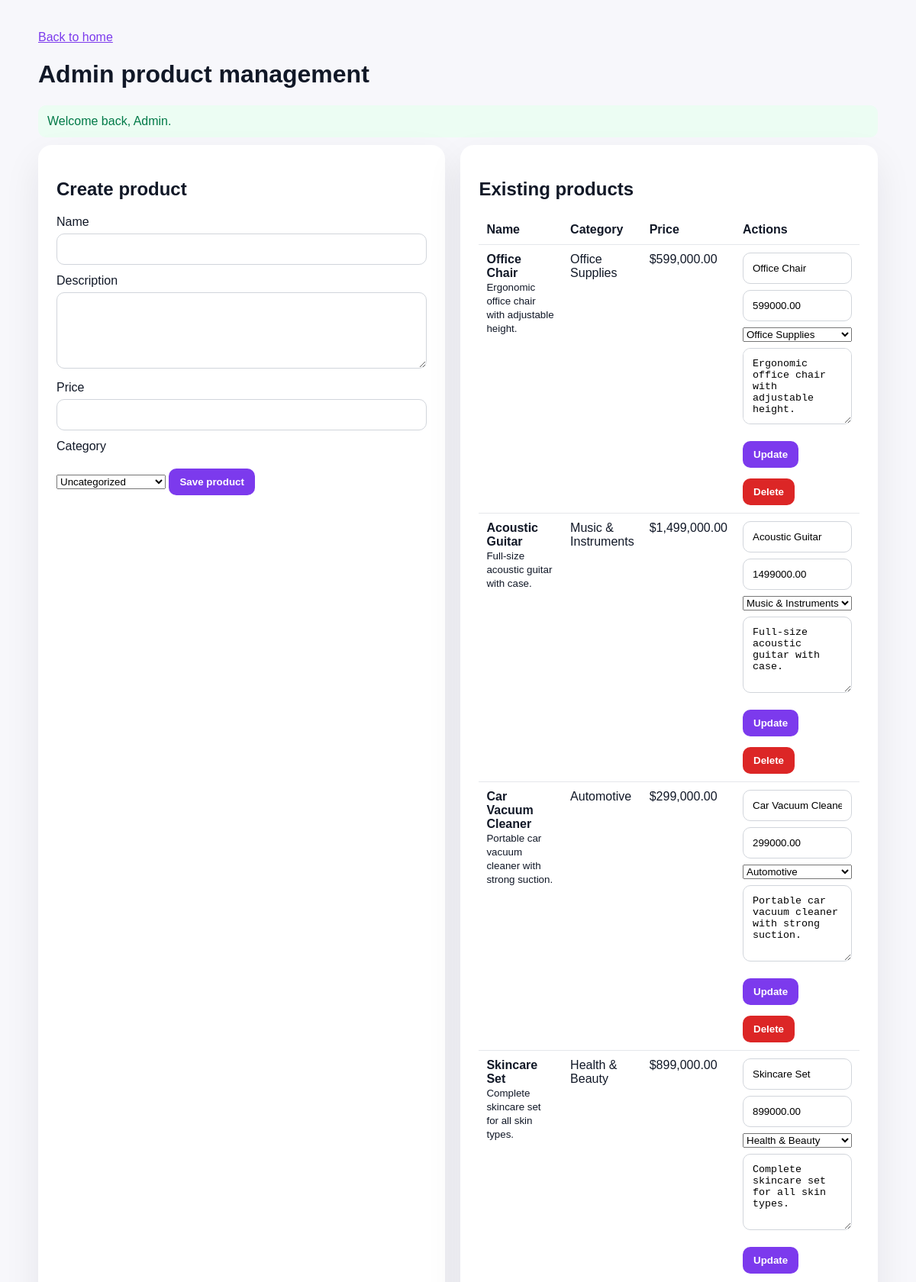
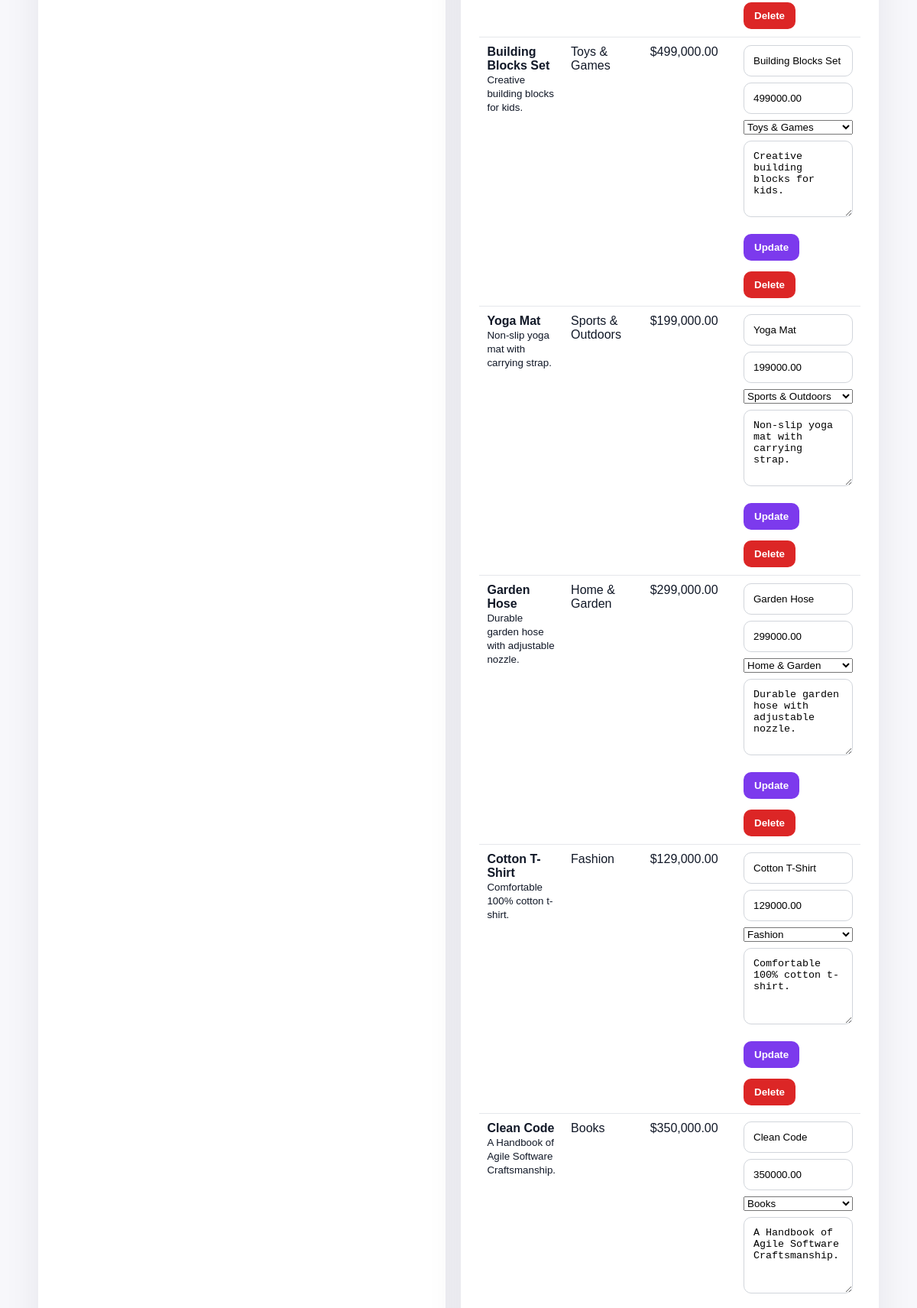
/admin/products.php (signed in, upper part), run on the app's committed database (2 pictures, top to bottom).
### tables this page shows
CREATE TABLE IF NOT EXISTS products (
    id INT UNSIGNED AUTO_INCREMENT PRIMARY KEY,
    category_id INT UNSIGNED NULL,
    name VARCHAR(180) NOT NULL,
    description TEXT NULL,
    price DECIMAL(10,2) NOT NULL DEFAULT 0.00,
    created_at DATETIME NOT NULL,
    updated_at DATETIME NULL DEFAULT NULL,
    CONSTRAINT fk_products_category FOREIGN KEY (category_id) REFERENCES categories(id) ON DELETE SET NULL
);

CREATE TABLE IF NOT EXISTS categories (
    id INT UNSIGNED AUTO_INCREMENT PRIMARY KEY,
    name VARCHAR(120) NOT NULL,
    slug VARCHAR(150) NOT NULL UNIQUE,
    created_at DATETIME NOT NULL,
    updated_at DATETIME NULL DEFAULT NULL
);

### includes/helpers.php (called while the page is built, shortened)
<?php
function e(string $value): string
{
    return htmlspecialchars($value, ENT_QUOTES, 'UTF-8');
}
function url(string $path = ''): string
{
    return rtrim(BASE_URL, '/') . '/' . ltrim($path, '/');
}
function flash(string $key, ?string $message = null): ?string
{
    if ($message === null) {
        if (!isset($_SESSION['flash'][$key])) {
            return null;
        }
        $value = $_SESSION['flash'][$key];
        return $value;
    }
    return null;
}

### config/database.php (called while the page is built, shortened)
<?php
function db(): PDO
{
    static $pdo = null;
    if ($pdo instanceof PDO) {
        return $pdo;
    }
    $dsn = sprintf('mysql:host=%s;dbname=%s;charset=%s', DB_HOST, DB_NAME, DB_CHARSET);
    $pdo = new PDO($dsn, DB_USER, DB_PASS, [
        PDO::ATTR_ERRMODE => PDO::ERRMODE_EXCEPTION,
        PDO::ATTR_DEFAULT_FETCH_MODE => PDO::FETCH_ASSOC,
        PDO::ATTR_EMULATE_PREPARES => false,
    ]);
    return $pdo;
}

### admin/products.php (the view, shortened to what this page needs)
<?php
$categories = db()->query('SELECT id, name FROM categories ORDER BY name ASC')->fetchAll();
$products = db()->query('SELECT p.id, p.name, p.description, p.price, p.category_id, c.name AS category_name FROM products p LEFT JOIN categories c ON c.id = p.category_id ORDER BY p.id DESC')->fetchAll();
$success = flash('success');
?>
<!doctype html>
<html lang="en">
<head>
</head>
<body>
<div class="wrap">
    <p><a href="<?= e(url('index.php')) ?>">Back to home</a></p>
    <h1>Admin product management</h1>
    <?php if ($success !== null): ?><div class="alert success"><?= e($success) ?></div><?php endif; ?>
    <div class="grid">
        <section class="panel">
            <h2>Create product</h2>
            <form method="post">
                <label for="create_name">Name</label>
                <input id="create_name" name="name" type="text" required>
                <label for="create_description">Description</label>
                <textarea id="create_description" name="description"></textarea>
                <label for="create_price">Price</label>
                <input id="create_price" name="price" type="number" step="0.01" min="0.01" required>
                <label for="create_category">Category</label>
                <select id="create_category" name="category_id">
                    <option value="">Uncategorized</option>
                </select>
                <button type="submit">Save product</button>
            </form>
        </section>
        <section class="panel">
            <h2>Existing products</h2>
            <table class="table">
                <thead>
                    <tr>
                        <th>Name</th>
                        <th>Category</th>
                        <th>Price</th>
                        <th>Actions</th>
                    </tr>
                </thead>
                <tbody>
                <?php foreach ($products as $product): ?>
                    <tr>
                        <td>
                            <strong><?= e($product['name']) ?></strong><br>
                            <small><?= e($product['description'] ?? '') ?></small>
                        </td>
                        <td><?= e($product['category_name'] ?? 'Uncategorized') ?></td>
                        <td>$<?= e(number_format((float) $product['price'], 2)) ?></td>
                        <td>
                            <form method="post" class="row-actions">
                                <input type="text" name="name" value="<?= e($product['name']) ?>" required>
                                <input type="number" name="price" step="0.01" min="0.01" value="<?= e((string) $product['price']) ?>" required>
                                <select name="category_id">
                                    <?php foreach ($categories as $category): ?>
                                        <option value="<?= e((string) $category['id']) ?>" <?= (int) ($product['category_id'] ?? 0) === (int) $category['id'] ? 'selected' : '' ?>><?= e($category['name']) ?></option>
                                    <?php endforeach; ?>
                                </select>
                                <textarea name="description" placeholder="description"><?= e($product['description'] ?? '') ?></textarea>
                                <button type="submit">Update</button>
                            </form>
                            <form method="post" onsubmit="return confirm('Delete this product?');">
                                <button type="submit" class="danger">Delete</button>
                            </form>
                        </td>
                    </tr>
                <?php endforeach; ?>
                </tbody>
            </table>
        </section>
    </div>
</div>
</body>
</html>

### admin/products.php (style rules this page uses)
body { font-family: Arial, sans-serif; margin: 0; background: #f7f7fb; color: #111827; }
.wrap { max-width: 1100px; margin: 0 auto; padding: 24px; }
.panel { background: #fff; border-radius: 18px; padding: 24px; box-shadow: 0 20px 48px rgba(15, 23, 42, .08); margin-bottom: 20px; }
label { display: block; margin: 12px 0 6px; }
input, textarea { width: 100%; padding: 12px; border: 1px solid #d1d5db; border-radius: 10px; box-sizing: border-box; }
textarea { min-height: 100px; }
button { margin-top: 14px; padding: 10px 14px; border: 0; border-radius: 10px; background: #7c3aed; color: #fff; font-weight: 700; cursor: pointer; }
.grid { display: grid; grid-template-columns: 1fr 1fr; gap: 20px; }
.table { width: 100%; border-collapse: collapse; }
.table th, .table td { padding: 10px; border-bottom: 1px solid #e5e7eb; text-align: left; vertical-align: top; }
.row-actions { display: flex; gap: 8px; flex-wrap: wrap; }
.danger { background: #dc2626; }
.alert.success { background: #ecfdf3; color: #027a48; padding: 12px; border-radius: 10px; margin-bottom: 10px; }
a { color: #7c3aed; }

### data on the page
products: name "Office Chair", description "Ergonomic office chair with adjustable height.", category.name "Office Supplies", price "599,000.00", price "599000.00", category_id "Office Supplies"
products: name "Acoustic Guitar", description "Full-size acoustic guitar with case.", category.name "Music & Instruments", price "1,499,000.00", price "1499000.00", category_id "Music & Instruments"
products: name "Car Vacuum Cleaner", description "Portable car vacuum cleaner with strong suction.", category.name "Automotive", price "299,000.00", price "299000.00", category_id "Automotive"
products: name "Skincare Set", description "Complete skincare set for all skin types.", category.name "Health & Beauty", price "899,000.00", price "899000.00", category_id "Health & Beauty"
products: name "Building Blocks Set", description "Creative building blocks for kids.", category.name "Toys & Games", price "499,000.00", price "499000.00", category_id "Toys & Games"
products: name "Yoga Mat", description "Non-slip yoga mat with carrying strap.", category.name "Sports & Outdoors", price "199,000.00", price "199000.00", category_id "Sports & Outdoors"
products: name "Garden Hose", description "Durable garden hose with adjustable nozzle.", category.name "Home & Garden", price "299,000.00", price "299000.00", category_id "Home & Garden"
products: name "Cotton T-Shirt", description "Comfortable 100% cotton t-shirt.", category.name "Fashion", price "129,000.00", price "129000.00", category_id "Fashion"
products: name "Clean Code", description "A Handbook of Agile Software Craftsmanship.", category.name "Books", price "350,000.00", price "350000.00", category_id "Books"

### other printed values
$success "Welcome back, Admin."
